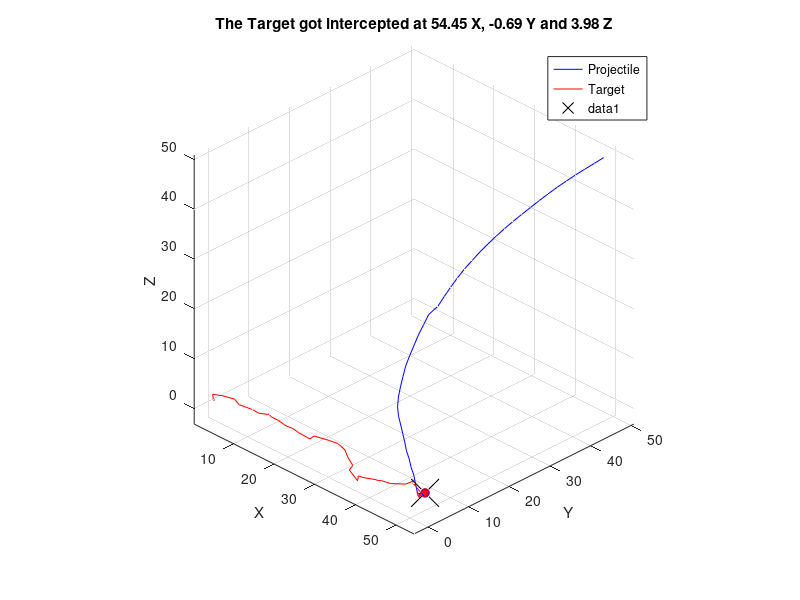

Write the MATLAB code that produced this figure.
clc
clear all
clear h1 h2 h3 h4
planeXHIST=0;
planeYHIST=0;
planeZHIST=0;
tInt=1;
i=0;
t=0;
planeXPOS=0;
planeYPOS=0;
planeZPOS=0;


projectileXPOS=50;
projectileYPOS=50;
projectileZPOS=50;
projectileXHIST=0;
projectileYHIST=0;
projectileZHIST=0;


Imax=1;
Imin=-1;

figure
hProjLine = plot3(projectileXHIST,projectileYHIST,projectileZHIST,'b');
hold on
hPlaneLine = plot3(0,0,0,'r');
axis equal
grid on
view(3)
hProjDot = plot3(projectileXPOS,projectileYPOS,projectileZPOS,'bo','MarkerFaceColor','b');
hPlaneDot = plot3(planeXPOS,planeYPOS,planeZPOS,'ro','MarkerFaceColor','r');
view(45,30)
xlabel X
ylabel Y
zlabel Z
legend('Projectile','Target')

while norm([planeXPOS-projectileXPOS,planeYPOS-projectileYPOS,planeZPOS-projectileZPOS]) > 1e-3
    i=i+1;
    t(i)=i;
% makes X Y and Z a random step
    randomX=4*rand - 1;
    planeXPOS=planeXPOS+randomX;
    randomY=2*rand - 1;
    planeYPOS=planeYPOS+randomY;
    randomZ=2*rand-1;
    planeZPOS=planeZPOS+randomZ;
    planeXHIST(i)=planeXPOS;
    planeYHIST(i)=planeYPOS;
    planeZHIST(i)=planeZPOS;

% calculates where to go to
  
   magnitude= sqrt(((planeXPOS-projectileXPOS)^2)+((planeYPOS-projectileYPOS)^2)+((planeZPOS-projectileZPOS)^2));
   UvecX=(planeXPOS-projectileXPOS)/magnitude;
   UvecY=(planeYPOS-projectileYPOS)/magnitude;
   UvecZ=(planeZPOS-projectileZPOS)/magnitude;
   UvecX=UvecX*2;
   UvecY=UvecY*2;
   UvecZ=UvecZ*2;


% moves 1 step in the y direction if it is greater than one step away
if abs(planeXPOS-projectileXPOS)<1
    projectileXPOS=planeXPOS;
    projectileXHIST(i)=projectileXPOS;
else
    projectileXPOS=projectileXPOS+UvecX;
    projectileXHIST(i)=projectileXPOS;
end    
if abs(planeYPOS-projectileYPOS)<1
    projectileYPOS=planeYPOS;
    projectileYHIST(i)=projectileYPOS;
else
    projectileYPOS=projectileYPOS+UvecY;
    projectileYHIST(i)=projectileYPOS;
end 
        
if abs(planeZPOS-projectileZPOS)<1
    projectileZPOS=planeZPOS;
    projectileZHIST(i)=projectileZPOS;
else
    projectileZPOS=projectileZPOS+UvecZ;
    projectileZHIST(i)=projectileZPOS;
end 
        
    set(hProjLine,'XData',projectileXHIST,'YData',projectileYHIST,'ZData',projectileZHIST)
    set(hPlaneLine,'XData',planeXHIST,'YData',planeYHIST,'ZData',planeZHIST)

    set(hProjDot,'XData',projectileXPOS,'YData',projectileYPOS,'ZData',projectileZPOS)
    set(hPlaneDot,'XData',planeXPOS,'YData',planeYPOS,'ZData',planeZPOS)
    drawnow
    pause(0.001)
end


%shows where It gets intercepted
projectileYHISTlength=length(projectileYHIST);
InterceptProjY=projectileYHIST(projectileYHISTlength)
projectileXHISTlength=length(projectileXHIST);
InterceptProjX=projectileXHIST(projectileXHISTlength)
planeYHISTlength=length(planeYHIST);
InterceptPlaneY=planeYHIST(planeYHISTlength)
planeXHISTlength=length(planeXHIST);
InterceptPlaneX=planeXHIST(planeXHISTlength)
planeZHISTlength=length(planeZHIST);
InterceptPlaneZ=planeZHIST(planeZHISTlength)

plot5=plot3(InterceptPlaneX,InterceptPlaneY,InterceptPlaneZ,'blackx','MarkerSize',20);
doneMesg=sprintf("The Target got intercepted at %.2f X, %.2f Y and %.2f Z",InterceptPlaneX,InterceptPlaneY,InterceptPlaneZ);
title(doneMesg)
